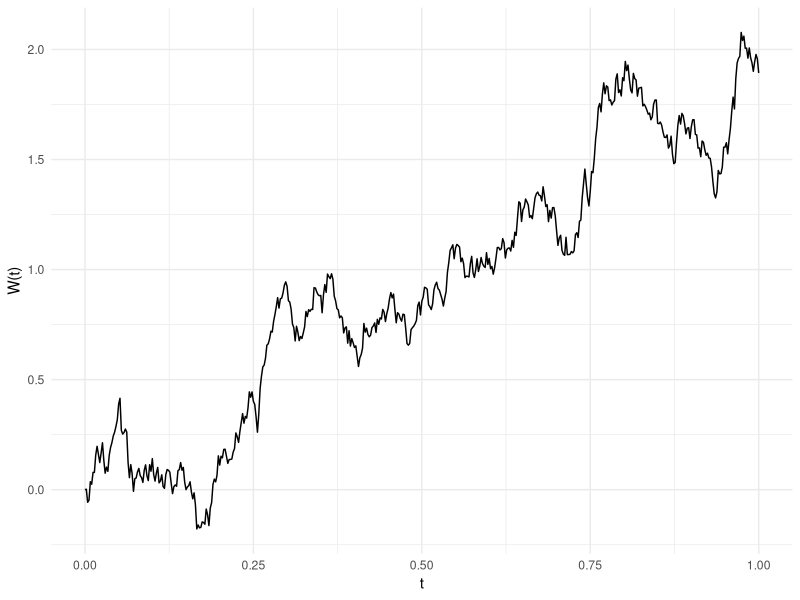
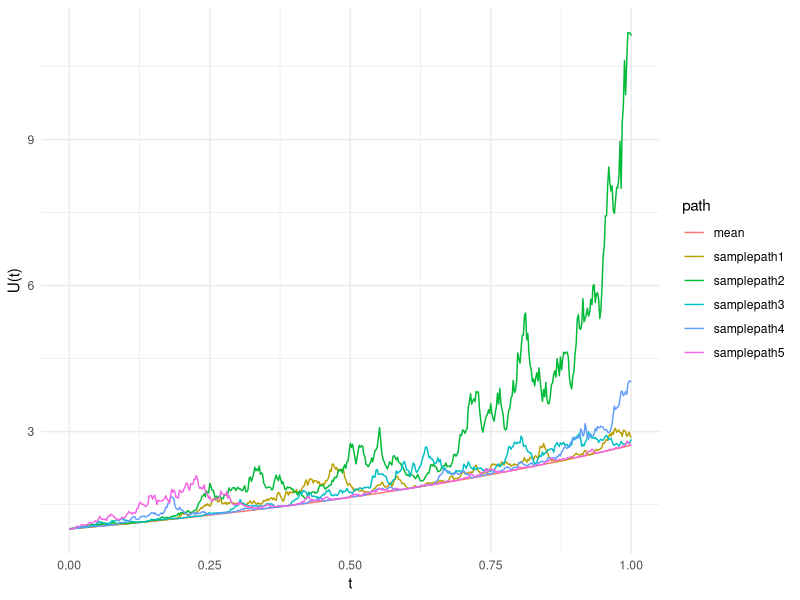
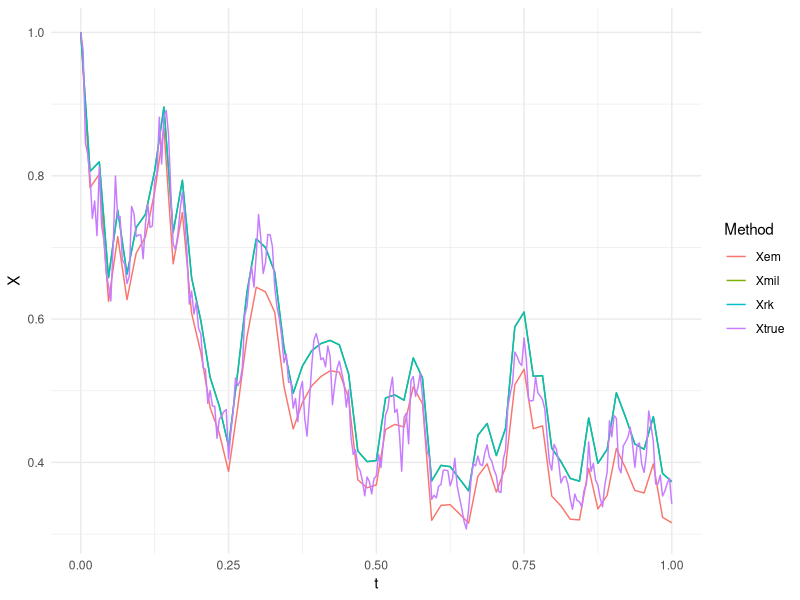

These charts were generated, in order, by the following R code: (Note: this script raises an error after producing the figures.)
## ---- chunk 1
knitr::opts_chunk$set(echo = TRUE)
## ---- chunk 2
library(tidyverse)
library(magrittr)
library(rlang)
## ---- chunk 3
# generates m brownian paths along t
brownian = function(t, m, d = FALSE) {
  dt = diff(t)
  entries = rep(sqrt(dt), each = m) * rnorm(length(dt) * m)
  dB = matrix(entries, byrow = TRUE, nrow = length(dt))
  if (d) {
    dB
  } else {
    rbind(double(m), apply(dB, 2, cumsum))
  }
}
## ---- chunk 4
t = seq(0, 1, by = 1/500)
W = brownian(t, 1)
data.frame(t = t, W = W) %>%
  ggplot(aes(x = t, y = W)) + geom_path() + ylab("W(t)") +
  theme_minimal()
## ---- chunk 5
t = seq(0, 1, by = 1/500)
m = 1000
W = brownian(t, m)
W2 = cbind(W[, 1:5], rowMeans(W))
colnames(W2) = c(paste0("samplepath", 1:5), "mean")

df = apply(W2, 2, function(W) exp(t + W^2/2)) %>% as.data.frame
df$t = t

df %>% gather(path, y, -t) %>%
  ggplot(aes(x = t, y = y, color = path)) + geom_path() +
  ylab("U(t)") + theme_minimal()
## ---- chunk 6
# generates m integral paths of dX = fdt + gdW along t
# using euler-maruyama method
eulerMaruyama = function(f, g, t, x0, m = NULL, dB = NULL) {
  dt = diff(t)
  
  if (is.null(dB)) {
    dB = brownian(t, m, d = TRUE)
  }
  
  X = rbind(x0, dB)
  
  for (i in 1:length(dt)) {
    X[i+1,] = X[i,] + f(t[i], X[i,])*dt[i] + g(t[i], X[i,])*dB[i,] 
  }
  
  X
}

weakEM = function(f, g, t, x0, m = NULL, dB = NULL) {
  dt = diff(t)
  
  if (is.null(dB)) {
    dB = brownian(t, m, d = TRUE)
  }
  
  X = rbind(x0, dB)
  
  for (i in 1:length(dt)) {
    X[i+1,] = X[i,] + f(t[i], X[i,])*dt[i] + g(t[i], X[i,])*sqrt(dt[i])*sign(dB[i,]) 
  }
  
  X
}


# generates m integral paths of dX = fdt + gdW along t
# using milstein's method
milstein = function(f, g, gx, t, x0, m = NULL, dB = NULL) {
  dt = diff(t)
  
  if (is.null(dB)) {
    dB = brownian(t, m, d = TRUE)
  }
  
  X = rbind(x0, dB)
  
  for (i in 1:length(dt)) {
    X[i+1,] = X[i,] + f(t[i], X[i,])*dt[i] + g(t[i], X[i,])*dB[i,] +
      .5*g(t[i], X[i,])*gx(t[i], X[i,])*(dB[i,]*dB[i,] - dt[i])
  }
  
  X
}

# generates m integral paths of dX = fdt + gdW along t
# using strong order 1 runge-kutta
stochasticRK = function(f, g, t, x0, m = NULL, dB = NULL) {
  dt = diff(t)
  
  if (is.null(dB)) {
    dB = brownian(t, m, d = TRUE)
  }
  
  X = rbind(x0, dB)
  
  for (i in 1:length(dt)) {
    gi = g(t[i], X[i,])
    X[i+1,] = X[i,] + f(t[i], X[i,])*dt[i] + gi*dB[i,] +
      .5*(g(t[i], X[i,] + gi*sqrt(dt[i])) - gi)*(dB[i,]*dB[i,] - dt[i]) / sqrt(dt[i])
  }
  
  X
}
## ---- chunk 7
lambda = 2
mu = 1
X0 = 1
t = seq(0, 1, by = 2^(-8))
f = function(t, X) lambda*X
g = function(t, X) mu*X
gx = function(t, X) mu

sumeach = function(x, n) {
  matrix(x, byrow = TRUE, ncol = n) %>% rowSums()
}

W = brownian(t, 1)
dW = diff(W)
Xtrue = X0 * exp((lambda - mu*mu/2)*t + mu*W)

t2 = seq(0, 1, by = 2^(-6))
Xem = eulerMaruyama(f, g, t2, X0, dB = matrix(sumeach(dW, 4), ncol = 1))
Xwem = weakEM(f, g, t2, X0, dB = matrix(sumeach(dW, 4), ncol = 1))
Xmil = milstein(f, g, gx, t2, X0, dB = matrix(sumeach(dW, 4), ncol = 1))
Xrk = stochasticRK(f, g, t2, X0, dB = matrix(sumeach(dW, 4), ncol = 1))

left_join(data.frame(t, Xtrue), data.frame(t = t2, Xem, Xmil, Xrk)) %>%
  gather(Method, y, -t) %>%
  filter(!is.na(y)) %>%
  ggplot(aes(x = t, y = y, color = Method)) + geom_path() +
  ylab("X") + theme_minimal()
## ---- chunk 8
t = seq(0, 1, by = 2^(-9))
m = 50000
dW = brownian(t, m, d = TRUE)
W = rbind(double(m), apply(dW, 2, cumsum))
Xtrue = X0 * exp((lambda - mu*mu/2)*t + mu*W)
  
# gera uma lista de runs de tamanhos 512 x 1000, 256 x 1000, ..., 32 x 1000 
# a partir dos mesmos runs dW 512 x 1000
dWs = map(1:5, function(i) {
  apply(dW, 2, partial(sumeach, n = 2^(i - 1)))
})
## ---- chunk 9
map_dfr(1:5, function(i) {
  dt = 2^(i-10)
  t = seq(0, 1, by = dt)
  Xem = eulerMaruyama(f, g, t, X0, dB = dWs[[i]])
  Xwem = weakEM(f, g, t, X0, dB = dWs[[i]])
  Xmil = milstein(f, g, gx, t, X0, dB = dWs[[i]])
  Xrk = stochasticRK(f, g, t, X0, dB = dWs[[i]])
  
  data.frame(
    dt = dt,
    em.strong = mean(abs(tail(Xtrue, 1) - tail(Xem, 1))),
    em.weak = abs(exp(lambda) - mean(tail(Xem, 1))),
    wem.strong = mean(abs(tail(Xtrue, 1) - tail(Xwem, 1))),
    wem.weak = abs(exp(lambda) - mean(tail(Xwem, 1))),
    mil.strong = mean(abs(tail(Xtrue, 1) - tail(Xmil, 1))),
    mil.weak = abs(exp(lambda) - mean(tail(Xmil, 1))),
    rk.strong = mean(abs(tail(Xtrue, 1) - tail(Xrk, 1))),
    rk.weak = abs(exp(lambda) - mean(tail(Xrk, 1)))
  )
}) %>% 
  gather(type, err, -dt) %>%
  group_by(type) %>%
  mutate(
    b = coef(lm(log(err) ~ log(dt)))[1], 
    a = coef(lm(log(err) ~ log(dt)))[2],
    err_hat = exp(b)*dt^a
  ) %>%
  ggplot() + theme_minimal() + scale_x_continuous(trans = "log10") + 
  scale_y_continuous(trans = "log10") + 
  geom_point(aes(x = dt, y = err)) + 
  geom_path(aes(x = dt, y = err_hat), linetype = "dashed") +
  geom_path(aes(x = dt, 
                y = case_when(
                  type == "em.strong" ~ dt^.5, 
                  type == "wem.strong" ~ 1,
                  TRUE ~ dt
                )), 
            color = "red", linetype = "dashed") +
  facet_wrap(~ type)
## ---- chunk 10
T = 20
dts = c(.25, .5, 1)
m = 50000

lambda = -3
mu = sqrt(3)
X0 = 1
f = function(t, X) lambda*X
g = function(t, X) mu*X

map(dts, function(dt) {
  t = seq(0, T, dt)
  data.frame(t = t) %>%
    mutate(!!sym(paste0("dt = ", dt)) := rowMeans(eulerMaruyama(f, g, t, X0, m)^2))
}) %>% 
  reduce(left_join) %>%
  gather(run, y, -t) %>%
  filter(!is.na(y)) %>%
  ggplot(aes(x = t, y = y, color = run)) + geom_path() +
  ylab("E[X²]") + theme_minimal() + scale_y_continuous(trans = "log10") +
  ggtitle("Mean square: lambda = -3, mu = sqrt(3)")
  
## ---- chunk 11
T = 500
dts = c(.25, .5, 1)
m = 1

lambda = .5
mu = sqrt(6)
X0 = 1
f = function(t, X) lambda*X
g = function(t, X) mu*X

map(dts, function(dt) {
  t = seq(0, T, dt)
  data.frame(t = t) %>%
    mutate(!!sym(paste0("dt = ", dt)) := as.vector(abs(eulerMaruyama(f, g, t, X0, m))))
}) %>% 
  reduce(left_join) %>%
  gather(run, y, -t) %>%
  filter(!is.na(y)) %>%
  ggplot(aes(x = t, y = y, color = run)) + geom_path() +
  ylab("|X|") + theme_minimal() + scale_y_continuous(trans = "log10") +
  ggtitle("Single Path: lambda = .5, mu = sqrt(6)")
  
## ---- chunk 12
alpha = 2
beta = 1
t = seq(0, 1, by = 1/200)
dW = brownian(t, 1, d = TRUE)
X0 = 1

f1 = function(t, X) alpha - X
g1 = function(t, X) beta * sqrt(X)

f2 = function(t, V) (4*alpha - beta^2)/(8*V) - .5*V
g2 = function(t, V) .5*beta

direct = sqrt(eulerMaruyama(f1, g1, t, X0, dB = dW))
chainrule = eulerMaruyama(f2, g2, t, X0, dB = dW)

bind_rows(
  data.frame(t = t, method = "Direct Solution", y = direct),
  data.frame(t = t, method = "Chain Rule SDE", y = chainrule)
) %>%
  ggplot(aes(x = t, y = y, color = method)) + geom_path() +
  ylab("V(X)") + theme_minimal()

print(paste0("Diferença máxima: ", max(abs(direct - chainrule))))
